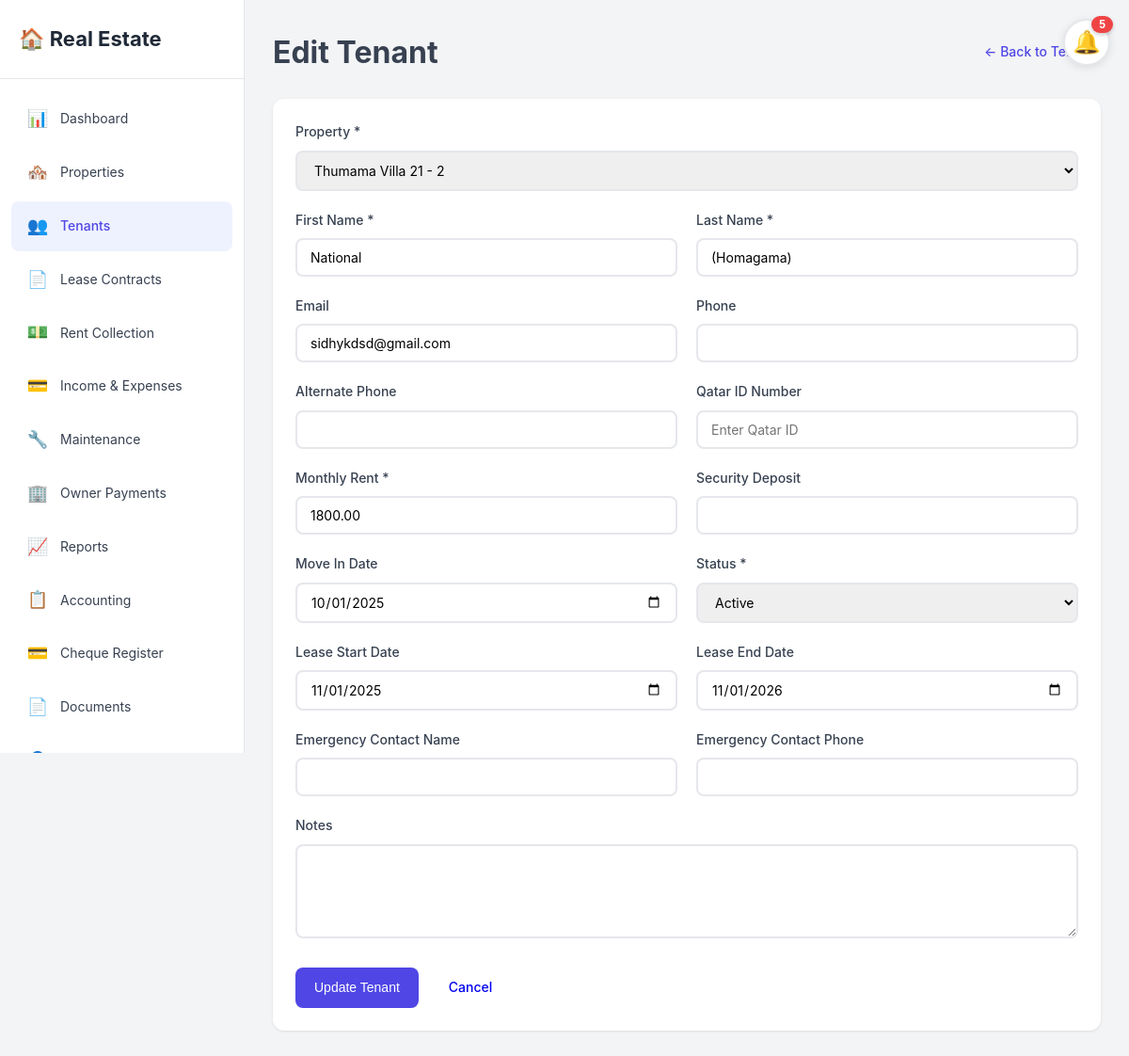
The page /tenants/edit.php?id=2 (signed in) on the database its author committed.
### tables this page shows
CREATE TABLE `tenants` (
  `id` int(11) NOT NULL,
  `property_id` int(11) DEFAULT NULL,
  `first_name` varchar(100) NOT NULL,
  `last_name` varchar(100) NOT NULL,
  `email` varchar(255) DEFAULT NULL,
  `phone` varchar(20) DEFAULT NULL,
  `alternate_phone` varchar(20) DEFAULT NULL,
  `qatar_id` varchar(20) DEFAULT NULL,
  `move_in_date` date DEFAULT NULL,
  `move_out_date` date DEFAULT NULL,
  `lease_start` date DEFAULT NULL,
  `lease_end` date DEFAULT NULL,
  `monthly_rent` decimal(10,2) NOT NULL,
  `security_deposit` decimal(10,2) DEFAULT NULL,
  `status` enum('Active','Past','Pending') DEFAULT 'Active',
  `emergency_contact_name` varchar(100) DEFAULT NULL,
  `emergency_contact_phone` varchar(20) DEFAULT NULL,
  `notes` text DEFAULT NULL,
  `created_at` timestamp NOT NULL DEFAULT current_timestamp(),
  `updated_at` timestamp NOT NULL DEFAULT current_timestamp() ON UPDATE current_timestamp()
);

### config/config.php (called while the page is built, shortened)
<?php
function getCurrentUserId() {
    return isset($_SESSION['user_id']) ? $_SESSION['user_id'] : null;
}
function getPropertiesForDropdown($conn, $user_id, $additional_fields = '') {
    $check_unit = $conn->query("SHOW COLUMNS FROM properties LIKE 'parent_property_id'");
    $has_unit_fields = $check_unit->num_rows > 0;
    $fields = "p.id, p.property_name";
    if ($has_unit_fields) {
        $query = "SELECT $fields,
                    p.parent_property_id,
                    p.unit_name,
                    p.is_unit,
                    parent.property_name as parent_property_name
                  FROM properties p
                  LEFT JOIN properties parent ON p.parent_property_id = parent.id
                  WHERE p.user_id = $user_id
                  ORDER BY
                    CASE
                      WHEN (p.parent_property_id IS NULL OR p.parent_property_id = 0) AND (p.is_unit IS NULL OR p.is_unit = 0) THEN 0
                      ELSE 1
                    END,
                    COALESCE(parent.property_name, p.property_name),
                    COALESCE(p.unit_name, ''),
                    p.property_name";
    } else {
        $query = "SELECT $fields
                  FROM properties p
                  WHERE p.user_id = $user_id
                  ORDER BY p.property_name";
    }
    $result = $conn->query($query);
    $properties = [];
    if ($result && $result->num_rows > 0) {
        while ($row = $result->fetch_assoc()) {
            if ($has_unit_fields && !empty($row['parent_property_id']) && !empty($row['parent_property_name'])) {
                $unit_display = !empty($row['unit_name']) ? $row['unit_name'] : $row['property_name'];
                $row['display_name'] = $row['parent_property_name'] . ' - ' . $unit_display;
            } else {
                $row['display_name'] = $row['property_name'];
            }
            $properties[] = $row;
        }
    }
    return $properties;
}
?>

### tenants/edit.php (the view, shortened to what this page needs)
<?php
require_once '../config/config.php';
$conn = getDBConnection();
$user_id = getCurrentUserId();
$tenant_id = intval($_GET['id']);
$tenant = $conn->query("SELECT t.*, p.property_name
    FROM tenants t
    INNER JOIN properties p ON t.property_id = p.id
    WHERE t.id = $tenant_id AND p.user_id = $user_id")->fetch_assoc();
$properties_result = getPropertiesForDropdown($conn, $user_id);
include '../includes/header.php';
?>
<div class="page-actions">
    <h1>Edit Tenant</h1>
    <a href="index.php" class="btn-link">← Back to Tenants</a>
</div>
<div class="content-card">
    <div class="card-body">
        <form method="POST" action="">
            <div class="form-group">
                <label for="property_id">Property *</label>
                <select id="property_id" name="property_id" required>
                        <?php foreach ($properties_result as $property): ?>
                            <option value="<?php echo $property['id']; ?>" <?php echo ($tenant['property_id'] == $property['id']) ? 'selected' : ''; ?>>
                                <?php echo htmlspecialchars($property['display_name']); ?>
                            </option>
                        <?php endforeach; ?>
                </select>
            </div>
            <div class="form-row">
                <div class="form-group">
                    <label for="first_name">First Name *</label>
                    <input type="text" id="first_name" name="first_name" value="<?php echo htmlspecialchars($tenant['first_name']); ?>" required>
                </div>
                <div class="form-group">
                    <label for="last_name">Last Name *</label>
                    <input type="text" id="last_name" name="last_name" value="<?php echo htmlspecialchars($tenant['last_name']); ?>" required>
                </div>
            </div>
            <div class="form-row">
                <div class="form-group">
                    <label for="email">Email</label>
                    <input type="email" id="email" name="email" value="<?php echo htmlspecialchars($tenant['email'] ?? ''); ?>">
                </div>
                <div class="form-group">
                    <label for="phone">Phone</label>
                    <input type="text" id="phone" name="phone" value="<?php echo htmlspecialchars($tenant['phone'] ?? ''); ?>">
                </div>
            </div>
            <div class="form-row">
                <div class="form-group">
                    <label for="alternate_phone">Alternate Phone</label>
                    <input type="text" id="alternate_phone" name="alternate_phone" value="<?php echo htmlspecialchars($tenant['alternate_phone'] ?? ''); ?>">
                </div>
                <div class="form-group">
                    <label for="qatar_id">Qatar ID Number</label>
                    <input type="text" id="qatar_id" name="qatar_id" value="<?php echo htmlspecialchars($tenant['qatar_id'] ?? ''); ?>" placeholder="Enter Qatar ID">
                </div>
            </div>
            <div class="form-row">
                <div class="form-group">
                    <label for="monthly_rent">Monthly Rent *</label>
                    <input type="number" id="monthly_rent" name="monthly_rent" step="0.01" min="0" value="<?php echo $tenant['monthly_rent']; ?>" required>
                </div>
                <div class="form-group">
                    <label for="security_deposit">Security Deposit</label>
                    <input type="number" id="security_deposit" name="security_deposit" step="0.01" min="0" value="<?php echo $tenant['security_deposit'] ?? ''; ?>">
                </div>
            </div>
            <div class="form-row">
                <div class="form-group">
                    <label for="move_in_date">Move In Date</label>
                    <input type="date" id="move_in_date" name="move_in_date" value="<?php echo $tenant['move_in_date'] ?? ''; ?>">
                </div>
                <div class="form-group">
                    <label for="status">Status *</label>
                    <select id="status" name="status" required>
                        <option value="Active" <?php echo $tenant['status'] == 'Active' ? 'selected' : ''; ?>>Active</option>
                    </select>
                </div>
            </div>
            <div class="form-row">
                <div class="form-group">
                    <label for="lease_start">Lease Start Date</label>
                    <input type="date" id="lease_start" name="lease_start" value="<?php echo $tenant['lease_start'] ?? ''; ?>">
                </div>
                <div class="form-group">
                    <label for="lease_end">Lease End Date</label>
                    <input type="date" id="lease_end" name="lease_end" value="<?php echo $tenant['lease_end'] ?? ''; ?>">
                </div>
            </div>
            <div class="form-row">
                <div class="form-group">
                    <label for="emergency_contact_name">Emergency Contact Name</label>
                    <input type="text" id="emergency_contact_name" name="emergency_contact_name" value="<?php echo htmlspecialchars($tenant['emergency_contact_name'] ?? ''); ?>">
                </div>
                <div class="form-group">
                    <label for="emergency_contact_phone">Emergency Contact Phone</label>
                    <input type="text" id="emergency_contact_phone" name="emergency_contact_phone" value="<?php echo htmlspecialchars($tenant['emergency_contact_phone'] ?? ''); ?>">
                </div>
            </div>
            <div class="form-group">
                <label for="notes">Notes</label>
                <textarea id="notes" name="notes" rows="4"><?php echo htmlspecialchars($tenant['notes'] ?? ''); ?></textarea>
            </div>
            <div class="form-actions">
                <button type="submit" class="btn btn-primary">Update Tenant</button>
                <a href="index.php" class="btn">Cancel</a>
            </div>
        </form>
    </div>
</div>
<?php include '../includes/footer.php'; ?>

### assets/css/style.css (style rules this page uses)
* { margin: 0; padding: 0; box-sizing: border-box; }
:root { --primary-color: #4f46e5; --primary-hover: #4338ca; --secondary-color: #6366f1; --success-color: #10b981; --danger-color: #ef4444; --warning-color: #f59e0b; --info-color: #3b82f6; --dark-color: #1f2937; --light-color: #f9fafb; --border-color: #e5e7eb; --text-color: #374151; --text-muted: #6b7280; --sidebar-width: 260px; --header-height: 70px; }
body { font-family: -apple-system, BlinkMacSystemFont, 'Segoe UI', Roboto, 'Helvetica Neue', Arial, sans-serif; background-color: #f3f4f6; color: var(--text-color); line-height: 1.6; }
.dashboard-card, .content-card { background: white; border-radius: 12px; box-shadow: 0 1px 3px rgba(0, 0, 0, 0.1); overflow: hidden; }
.card-body { padding: 24px; }
.btn { display: inline-block; padding: 10px 20px; border: none; border-radius: 8px; font-size: 14px; font-weight: 500; cursor: pointer; text-decoration: none; transition: all 0.2s; text-align: center; }
.btn-primary { background-color: var(--primary-color); color: white; }
.btn-link { color: var(--primary-color); text-decoration: none; font-size: 14px; font-weight: 500; }
.form-group { margin-bottom: 20px; }
.form-group label { display: block; margin-bottom: 8px; font-weight: 500; color: var(--text-color); font-size: 14px; }
.form-group input, .form-group select, .form-group textarea { width: 100%; padding: 10px 14px; border: 2px solid var(--border-color); border-radius: 8px; font-size: 14px; font-family: inherit; transition: all 0.2s; }
.form-group textarea { resize: vertical; min-height: 100px; }
.form-row { display: grid; grid-template-columns: 1fr 1fr; gap: 20px; }
.form-actions { display: flex; gap: 12px; margin-top: 24px; }
.page-actions { display: flex; justify-content: space-between; align-items: center; margin-bottom: 24px; }

### rows shown on the page
tenants: property_id "Thumama Villa 21 - 2", first_name "National", last_name "(Homagama)", email "sidhykdsd@gmail.com", monthly_rent "1800.00", move_in_date "10/01/2025", status "Active", lease_start "11/01/2025", lease_end "11/01/2026"

### other values the page prints
$notification_count "5"
